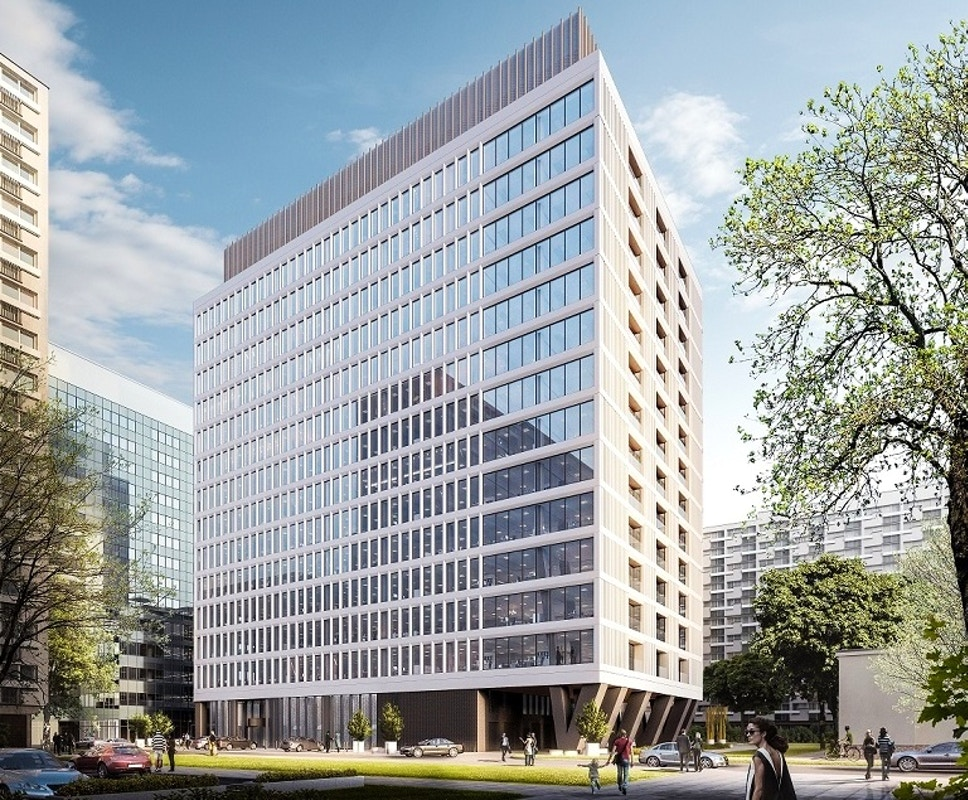
%> input picture 210411/Atrium2.jpg, 968 x 800 px
$ octave identity_transformation.m   (GNU Octave 9; MATLAB toolbox functions it lacks are replaced by stand-ins)
%> lines starting %> are read from the running program, lines starting %| are printed output that depends on the picture
% -1
% x = uint8(0:255);
% plot(x); xlim([0 255]); ylim([0 255]);
% --2---
% I = imread('moon.tif');
% I_adj = x(I + 100);
% figure, subplot(1,2,1), imshow(I), title('Original Image');
% subplot(1,2,2), imshow(I_adj), title('Adjusted Image');
% --3---
% y = uint8(255:-1:0); I_neg = y(I + 1);
% figure, subplot(1,3,1), plot(y), ...
% title('Transformation Function'), xlim([0 255]), ylim([0 255]);
% subplot(1,3,2), imshow(I), title('Original Image');
% subplot(1,3,3), imshow(I_neg), title('Negative Image');
% --4---
% I_cmp = imcomplement(I);
% I_dif = imabsdiff(I_cmp,I_neg);
% figure, imshow(I_cmp)
% figure, imshow(I_dif,[])
% --5. Close all open ﬁgures and clear all workspace variables.
% --6. Generate a logarithmic transformation function.
x = 0:255; c = 255 / log(256);
y=c*log(x + 1);%tang do sang
figure, subplot(2,2,1), plot(y), ...
title('Log Mapping Function'), axis tight, axis square
% --7. Use the transformation function to generate the adjusted image.
I = imread('Atrium2.jpg');
%> I is the input picture: size 800x968x3 uint8; mean R, G, B 155.6, 162.1, 163.5
I_log = uint8(y(I + 1));
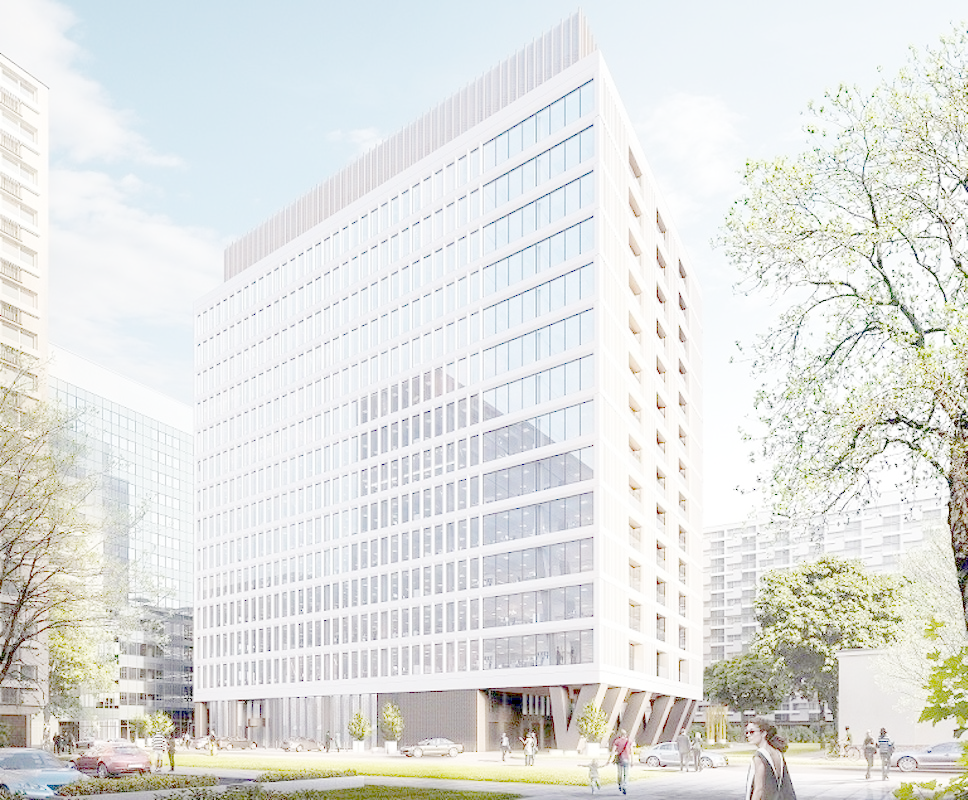
%> I_log: size 800x968x3 uint8; mean R, G, B 225.6, 227.1, 224.6
subplot(2,2,2), imshow(I), title('Original Image');
subplot(2,2,3), imshow(I_log), title('Adjusted Image');
% --8. Show a brightened version of the image.
I_br = imadd(I,100);
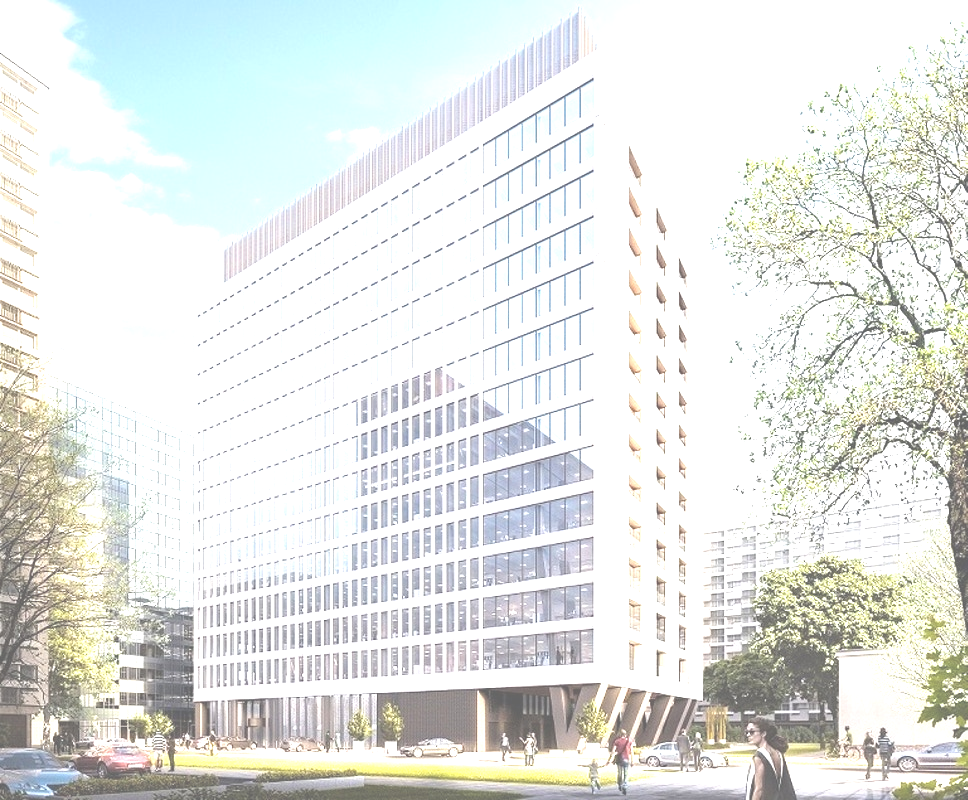
%> I_br: size 800x968x3 uint8; mean R, G, B 228.1, 230.9, 228.2
subplot(2,2,4), imshow(I_br), title('Original Image Scaled');
%> after `title('Original Image Scaled')`:
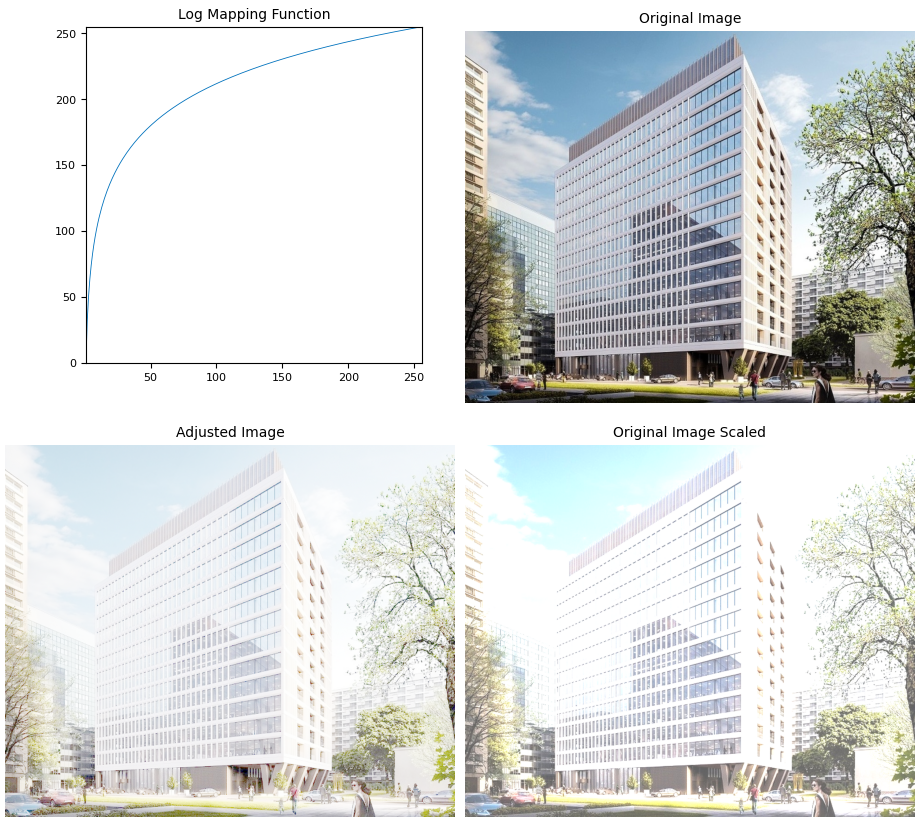
%> figure redrawn from the program's plot data, 4 panels
% y(x) = exp(x/c) - 1;
% --9
z = exp(x/c) - 1;
I_invlog = uint8(z(I_log + 1));
figure, subplot(2,1,1), plot(z), title('Inverse-log Mapping Function');
subplot(2,1,2), imshow(I_invlog), title('Adjusted Image');
%> after `title('Adjusted Image')`:
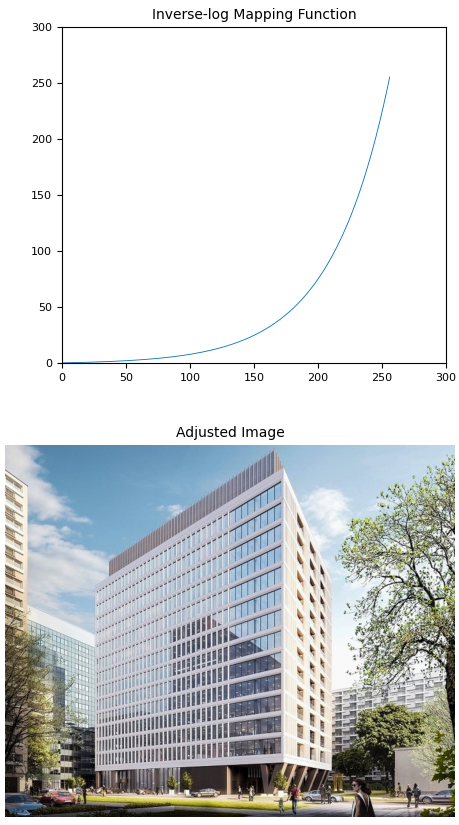
%> figure redrawn from the program's plot data, 2 panels
